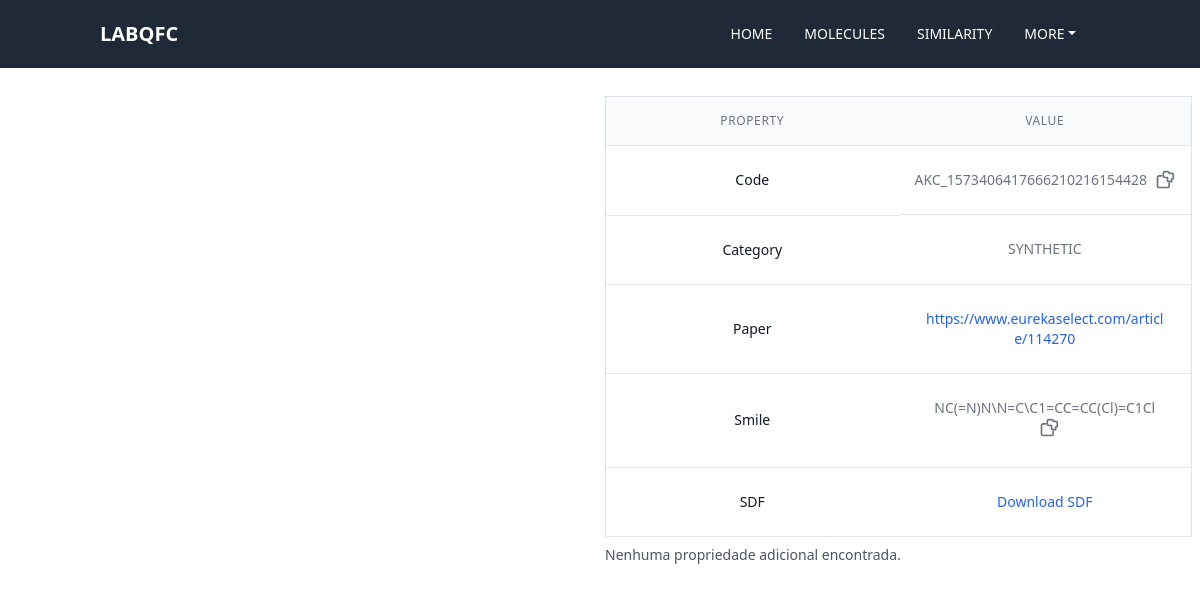
Screenshot of /imagem/4 with the database file from the repository.
### galeria/models.py (models this page shows, shortened)
class similaridade(models.Model):
    OPCOES_CATEGORIA = [
        ("SYNTHETIC", "Synthetic"),
        ("NATURAL", "Natural"),
        ("DRUG", "Drug"),
    ]
    id = models.BigAutoField(auto_created=True, primary_key=True)
    nome = models.CharField(max_length=100, blank=False, default='')
    smile = models.CharField(max_length=300)
    categoria = models.CharField(max_length=100, choices=OPCOES_CATEGORIA, default='')
    sdf = models.FileField(upload_to='sdfs/')
    url = models.URLField(blank=True, null=True)
    observacoes_admin = models.TextField("Observações do Administrador", blank=True, null=True)
    publicada = models.BooleanField(default=False)
    data_mol = models.DateTimeField(default=datetime.now, blank=False)

### galeria/views.py (the view)
# urls.py: path('imagem/<int:id>', views.molecula_view, name="imagem"),
def molecula_view(request, id):
    similaridade_instancia = get_object_or_404(similaridade, id=id)
    sdf_path = similaridade_instancia.sdf.path
    data = extract_data_from_sdf(sdf_path)
    moleculas_data = [
        {
            'peso_molecular': mw,
            'logp': logp,
            'h_donors': hd,
            'h_acceptors': ha,
            'lipinski_rules_met': lr,
            'tpsa': tpsa
        }
        for mw, logp, hd, ha, lr, tpsa in zip(data['MolecularWeights'], data['LogPs'], data['HDonors'], data['HAcceptors'], data['LipinskiRulesMet'], data['tpsa'])
    ]
    return render(request, 'galeria/imagem.html', {'moleculas_data': moleculas_data, 'mol': similaridade_instancia})

### galeria/views.py (called while the page is built, shortened)
def extract_data_from_sdf(sdf_path):
    data = {
        'Molecules': [],
        'MolecularWeights': [],
        'LogPs': [],
        'HDonors': [],
        'HAcceptors': [],
        'LipinskiRulesMet': [],
        'tpsa': []  # Adiciona uma chave para TPSA.
    }
    suppl = Chem.SDMolSupplier(str(sdf_path))
    return data

### Templates/galeria/imagem.html (shortened to what this page needs)
{% load static %}
<!DOCTYPE html>
<html lang="pt-br">
<head>
    <link rel="stylesheet" href="{% static '/styles/styl5.css' %}">
    <link href="https://cdn.jsdelivr.net/npm/bootstrap@5.3.0-alpha3/dist/css/bootstrap.min.css" rel="stylesheet"
>
    <script src="https://cdn.tailwindcss.com"></script>
</head>
<body>
    {% include 'galeria/partials/_menu.html' %}
    <div class="grid-container1">
    </div>
    <div class="grid-container2">
        <div class="grid-item2" id="molViewerWrapper">
            <div id="molViewer" style="width: 500px; height: 500px;"></div>
        </div>
        <div class="mt-3 mr-2" id="texto" class="text-right">
            <table class="min-w-full table-fixed border-collapse border border-gray-200 mb-4rounded-lg">
                <thead class="bg-gray-50">
                    <tr>
                        <th scope="col"
                            class="border-b border-gray-200 px-6 py-3 text-center text-xs font-medium text-gray-500 uppercase tracking-wider">
                            Property</th>
                        <th scope="col"
                            class="border-b border-gray-200 px-6 py-3 text-center text-xs font-medium text-gray-500 uppercase tracking-wider">
                            Value</th>
                    </tr>
                </thead>
                <tbody class="bg-white">
                    <tr>
                        <td
                            class="border-b border-gray-200 px-6 py-4 whitespace-nowrap text-sm font-medium text-gray-900 text-center ">
                            Code</td>
                        <td
                            class="border-b border-gray-200 px-6 py-4 whitespace-nowrap text-sm text-gray-500 text-center flex items-center justify-center">
                            <span>{{ mol.nome }}</span>
                            <button onclick="copyToClipboard(this)" class="ml-2">
                            </button>
                        </td>
                    </tr>
                    <tr>
                        <td
                            class="border-b border-gray-200 px-6 py-4 whitespace-nowrap text-sm font-medium text-gray-900 text-center ">
                            Category</td>
                        <td
                            class="border-b border-gray-200 px-6 py-4 whitespace-nowrap text-sm text-gray-500 text-center ">
                            {{ mol.categoria }}</td>
                    </tr>
                    <tr>
                        <td
                            class="border-b border-gray-200 px-6 py-4 whitespace-nowrap text-sm font-medium text-gray-900 text-center ">
                            Paper</td>
                        <td
                            class="border-b border-gray-200 px-6 py-4 text-sm text-gray-500 text-center smile-cell">
                            <a href="{{ mol.url }}" target="_blank" class="text-blue-600 hover:text-blue-800">
                                {{ mol.url }}
                            </a>
                        </td>
                    </tr>
                    <tr>
                        <td
                            class="border-b border-gray-200 px-6 py-4 whitespace-nowrap text-sm font-medium text-gray-900 text-center ">
                            Smile</td>
                        <td class="border-b border-gray-200 px-6 py-4 text-sm text-gray-500 text-center smile-cell">
                            <span>{{ mol.smile }}</span>
                            <button onclick="copyToClipboard(this)" class="ml-2">
                            </button>
                        </td>
                    </tr>
                    <tr>
                        <td
                            class="border-b border-gray-200 px-6 py-4 whitespace-nowrap text-sm font-medium text-gray-900 text-center ">
                            SDF</td>
                        <td
                            class="border-b border-gray-200 px-6 py-4 whitespace-nowrap text-sm text-gray-500 text-center ">
                            <a href="{{ mol.sdf.url }}" download class="text-blue-600 hover:text-blue-800">Download
                                SDF</a>
                        </td>
                    </tr>
                </tbody>
            </table>
            {% if moleculas_data %}
            <table class="min-w-full table-auto border-collapse border border-gray-200 mb-10">
                <thead class="bg-gray-50">
                    <tr>
                        <th scope="col"
                            class="border-b border-gray-200 px-6 py-3 text-center text-xs font-medium text-gray-500 uppercase tracking-wider">
                            #</th>
                        <th scope="col"
                            class="border-b border-gray-200 px-6 py-3 text-center text-xs font-medium text-gray-500 uppercase tracking-wider">
                            Molecular weight</th>
                        <th scope="col"
                            class="border-b border-gray-200 px-6 py-3 text-center text-xs font-medium text-gray-500 uppercase tracking-wider">
                            LogP</th>
                        <th scope="col"
                            class="border-b border-gray-200 px-6 py-3 text-center text-xs font-medium text-gray-500 uppercase tracking-wider">
                            H donors</th>
                        <th scope="col"
                            class="border-b border-gray-200 px-6 py-3 text-center text-xs font-medium text-gray-500 uppercase tracking-wider">
                            H acceptors</th>
                        <th scope="col"
                            class="border-b border-gray-200 px-6 py-3 text-center text-xs font-medium text-gray-500 uppercase tracking-wider">
                            Lipinski Rules Met</th>
                        <th scope="col"
                            class="border-b border-gray-200 px-6 py-3 text-center text-xs font-medium text-gray-500 uppercase tracking-wider">
                            TPSA</th>
                    </tr>
                </thead>
                <tbody class="bg-white">
                    {% for molecula in moleculas_data %}
                    <tr>
                        <th scope="row"
                            class="border-b border-gray-200 px-6 py-4 whitespace-nowrap text-sm font-medium text-gray-900 text-center">
                            {{ forloop.counter }}</th>
                        <td
                            class="border-b border-gray-200 px-6 py-4 whitespace-nowrap text-sm text-gray-500 text-center">
                            {{ molecula.peso_molecular|floatformat:2 }}</td>
                        <td
                            class="border-b border-gray-200 px-6 py-4 whitespace-nowrap text-sm text-gray-500 text-center">
                            {{ molecula.logp|floatformat:2 }}</td>
                        <td
                            class="border-b border-gray-200 px-6 py-4 whitespace-nowrap text-sm text-gray-500 text-center">
                            {{ molecula.h_donors }}</td>
                        <td
                            class="border-b border-gray-200 px-6 py-4 whitespace-nowrap text-sm text-gray-500 text-center">
                            {{ molecula.h_acceptors }}</td>
                        <td
                            class="border-b border-gray-200 px-6 py-4 whitespace-nowrap text-sm text-gray-500 text-center">
                            {{ molecula.lipinski_rules_met }} of the 4 rules</td>
                        <td
                            class="border-b border-gray-200 px-6 py-4 whitespace-nowrap text-sm text-gray-500 text-center">
                            {{ molecula.tpsa|floatformat:2 }}</td>
                    </tr>
                    {% endfor %}
                </tbody>
            </table>
            {% else %}
            <p class="mt-2 text-sm text-gray-600">Nenhuma propriedade adicional encontrada.</p>
            {% endif %}
        </div>
    </div>
</body>
</html>

### setup/static/styles/styl5.css (style rules this page uses)
.grid-container1 { display: grid; grid-template-columns: 21fr; grid-template-rows: 3fr; grid-gap: 10px; padding: 6px; text-align: center; background-color: rgb(255, 255, 255); }
.grid-container2 { display: grid; grid-template-columns: 10.5fr 10.5fr; grid-template-rows:3fr; grid-gap: 10px; height: 400px; }
.grid-item2 { text-align: center; }
#texto { background-color: rgba(180, 187, 180, 0.707); height: 400px; }
#molViewer { width: 100%; margin-top: 50px; }
body { background-color: rgba(134, 173, 182, 0.507);;; }

### Templates/galeria/imagem.html (style rules this page uses)
.table-fixed { width: 100%; table-layout: fixed; }
.smile-cell { max-width: 0; overflow-wrap: break-word; }
.smile-cell { hyphens: auto; }

### rows the page displays
similaridade: nome "AKC_1573406417666210216154428", categoria "SYNTHETIC", url "https://www.eurekaselect.com/article/114270", smile "NC(=N)N\\N=C\\C1=CC=CC(Cl)=C1Cl"
